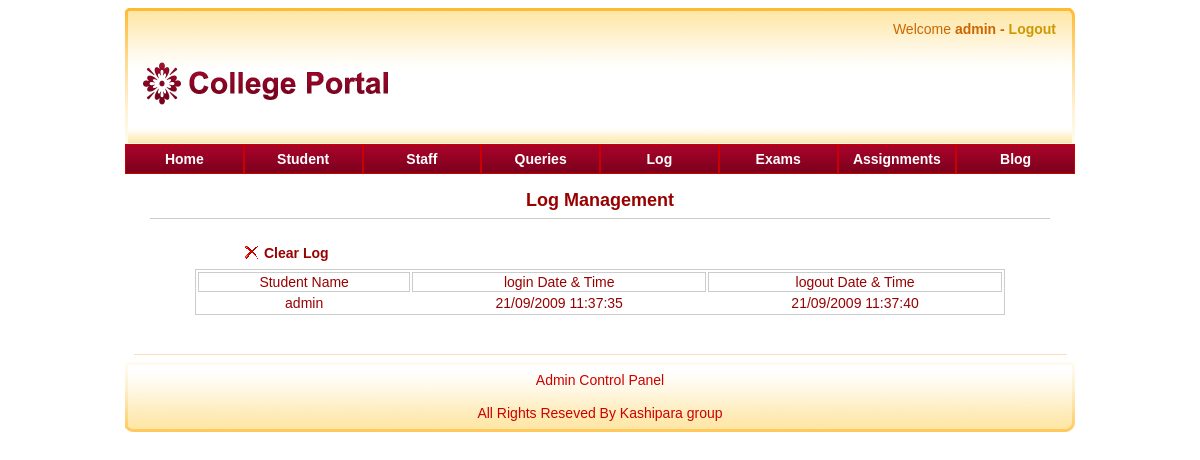
The page /admin/log.php (signed in) on the database its author committed.
### tables this page shows
CREATE TABLE `logtable` (
  `logid` int(11) NOT NULL auto_increment,
  `loginid` varchar(20) NOT NULL,
  `logindate` varchar(10) NOT NULL,
  `logintime` varchar(10) NOT NULL,
  `logoutdate` varchar(10) NOT NULL,
  `logouttime` varchar(10) NOT NULL,
  PRIMARY KEY  (`logid`)
);

### admin/log.php (the view, shortened to what this page needs)
<!DOCTYPE html PUBLIC "-//W3C//DTD XHTML 1.0 Transitional//EN" "http://www.w3.org/TR/xhtml1/DTD/xhtml1-transitional.dtd">
<html xmlns="http://www.w3.org/1999/xhtml">
<head>
<link href="style.css" rel="stylesheet" type="text/css" />
</head>
<body>
<table width="100%" border="0" align="center" cellpadding="0" cellspacing="0" id="main">
  <tr>
    <td id="top"><table width="100%" height="32" border="0" cellpadding="0" cellspacing="0">
      <tr>
        <td width="98%"><div align="right">Welcome <strong><? echo $_SESSION['cuser']; ?> - <a href="./logout.php">Logout</a></strong></div></td>
        <td width="2%">&nbsp;</td>
      </tr>
    </table></td>
  </tr>
  <tr>
    <td id="head">&nbsp;</td>
  </tr>
  <tr>
    <td id="menu"><? include("menu.php"); ?></td>
  </tr>
  <tr>
    <td id="mid" valign="top"><table width="900" border="0" align="center" cellpadding="0" cellspacing="0">
      <tr>
        <td colspan="3">&nbsp;</td>
      </tr>
      <tr>
        <td colspan="3" id="head_txt"><div align="center">Log Management</div></td>
      </tr>
      <tr>
        <td colspan="3"><hr color="#CCCCCC" size="1px"></td>
      </tr>
      <tr>
        <td colspan="3">&nbsp;</td>
      </tr>
      <tr>
        <td>&nbsp;</td>
        <td width="23" valign="middle"><div align="left" style="margin:3px"><a href="#add" style="text-decoration:none; color:#990000"><img src="images/del_item.png" alt="Add" width="16" height="16" border="0"></a></div></td>
        <td width="786" valign="middle"><div align="left"><a href="./log_del.php" style="text-decoration:none; color:#990000"><strong>Clear Log</strong></a></div></td>
      </tr>
      <tr>
        <td colspan="3"><div align="center" style="margin:5px;"><strong><?=$_GET['msg']; ?></strong></div></td>
      </tr>
      <tr>
        <td colspan="3"><div align="center">
        <?
			echo"<table border=0 id=border width=90%><tr><td id=border align=center>Student Name</td><td id=border align=center>login Date & Time</td><td id=border align=center>logout Date & Time</td></tr>";
			$result=mysql_query("select * from logtable order by logindate");
			while($row=mysql_fetch_array($result))
			{
				echo"<tr><td align=center>".$row['loginid']."</td><td align=center>".$row['logindate']." ".$row['logintime']."</td><td align=center>".$row['logoutdate']." ".$row['logouttime']."</td></tr>";
			}
			echo"</table>"
		?>
        </div></td>
      </tr>
      <tr>
        <td width="91">&nbsp;</td>
        <td colspan="2">&nbsp;</td>
      </tr>
      <tr>
        <td colspan="3">&nbsp;</td>
      </tr>
    </table></td>
  </tr>
  <tr>
    <td><hr color="#FFDCB9" size="1px" width="98%"></td>
  </tr>
    <tr>
    <td id="footer"><? include("./footer.php"); ?></td>
  </tr>
</table>
</body>
</html>

### admin/style.css (style rules this page uses)
body { background:#FFFFFF; text-align:center; font-size:14px; top:0; left:0; font-family:Arial, Helvetica, sans-serif; color:#990000; }
#main { width:950px; text-align: left; }
#top { width:950px; background:url('images/top.gif') no-repeat; height:41px; color:#CC6600 }
#top a { color:#CC9900; text-decoration:none; }
#head { background:url('images/head.gif') no-repeat; height:95px }
#menu { background:url('images/menu.gif') repeat-x; color:#FFFFFF; height:30px }
#footer { background:url('images/footer.jpg') no-repeat; height:70px; text-align:center; color:#CC0000; font-size:14px }
#border { border:solid 1px #CCCCCC; }
#head_txt { color:#990000; font-size:18px; font-weight:bold; text-align:center; }

### rows shown on the page
logtable: loginid "admin", logindate "21/09/2009", logintime "11:37:35", logoutdate "21/09/2009", logouttime "11:37:40"

### other values the page prints
$_SESSION['cuser'] "admin"
